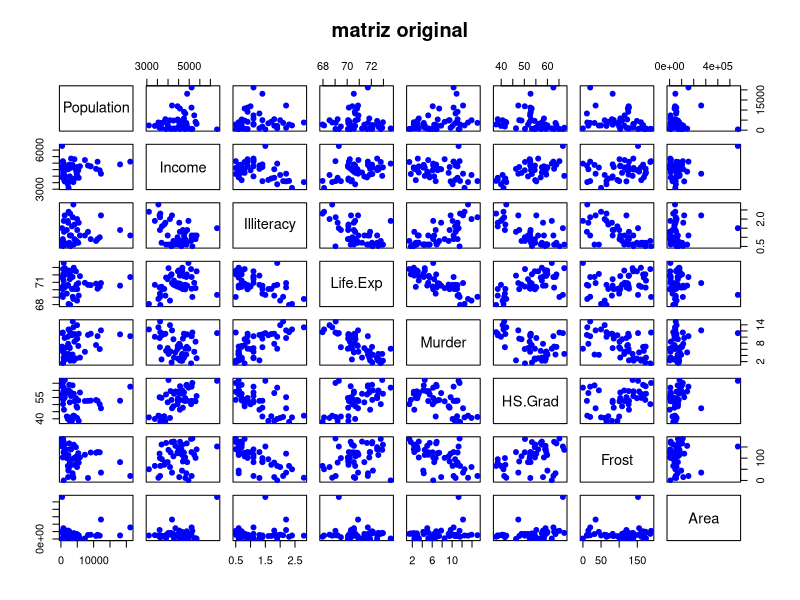
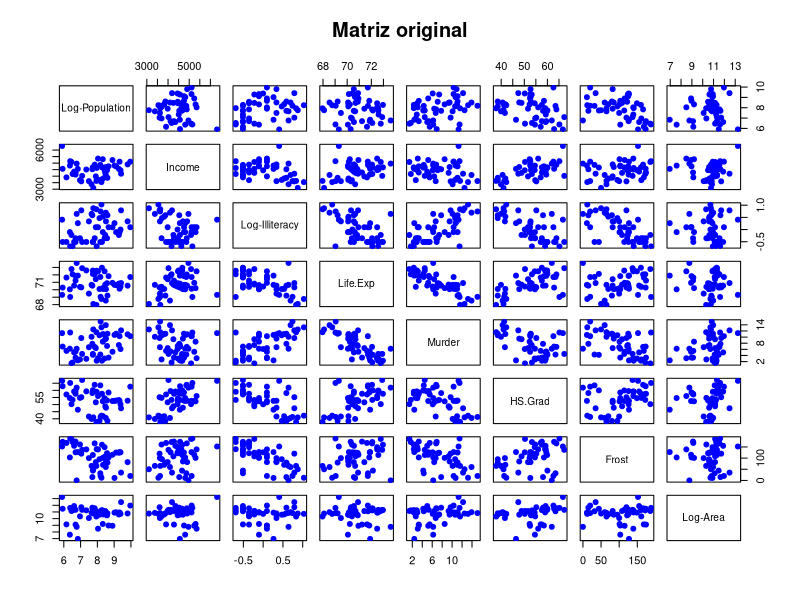
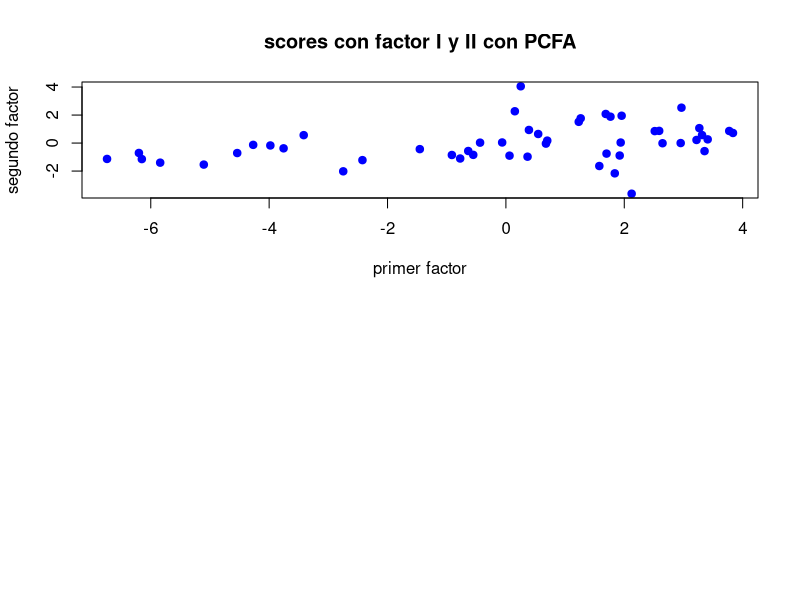

R code for these plots, in order:

#_____________ ANALISIS FACTORIAL________

#1.- Lectura de la matriz de datos
x<-as.data.frame(state.x77)

#2.- Quitar los espacios de los nombres
colnames(x)[4]="Life.Exp"
colnames(x)[6]= "HS.Grad"

#3.- Separa n (estados) y p (variables)

n<-dim(x)[1]
p<-dim(x)[2]

#4.- Generacion de un scarter plot para la
# visualización de variables originales
pairs(x, col="blue", pch=19, main="matriz original")

#---------------------------------
#   Transformación de alguna varibles
#----------------------------------

#1.- Aplicamos logaritmo para las columnas 1,3 y 8
x[,1]<-log(x[,1])
colnames(x)[1]<-"Log-Population"

x[,3]<-log(x[,3])
colnames(x)[3]<-"Log-Illiteracy"

x[,8]<-log(x[,8])
colnames(x)[8]<-"Log-Area"

pairs(x,col="blue", pch=19, main="Matriz original")

# Nota: Como las variables tiene diferentes unidades
# de medida, se va a implementar la matriz de
# correlaciones para estimar la matriz de carga

#-------------------------------------
#   Reduccion de la dimensionalidad 
#  Análsis Factorial de componentes principales (PCFA)
#-----------------------------------

#1.- Calcular la matriz de medias y de correlaciones
mu<-colMeans(x)
mu

R<-cor(x)
R
# 2.- Reducción de la dimensionalidad mediante
# Análisis factorial de componentes principales.

# 1.- Calcular los valores y vectores propios.
eR<-eigen(R)

# 2.- Valores propios
eigen.val<-eR$values

# 3.- Vectores propios
eigen.vec<-eR$vectors

# 4.- Calcular la proporcion de variabilidad
prop.var<-eigen.val/sum(eigen.val)

# 5.- Calcular la proporcion de variabilidad acumulada
prop.var.acum<-cumsum(eigen.val)/sum(eigen.val)

#-------------------------------
# Estimacion de la matriz de carga
#---------------------------------

# Nota: se estima la matriz de carga usando los 
# autovalores y autovectores.
# se aplica la rotación varimax

# Primera estimación de Lamda mayuscula
# se calcula multiplicando la matriz de los 
# 3 primeros autovectores por la matriz diagonal
# formada por la raiz cuadrada de los primeros
# 3 autovalores.

L.est.1<-eigen.vec[,1:3] %*% diag(sqrt(eigen.val[1:3]))

# Rotación varimax
L.est.1.var<-varimax(L.est.1)

#----------------------------
# Estimación de la matriz de los errores
#-----------------------------

#1.- Estimación de la matriz de perturbaciones
Psi.est.1<-diag(diag(R-as.matrix(L.est.1.var$loadings)%*% t(as.matrix(L.est.1.var$loadings))))

# 2.- Se utiliza el método Análisis de factor principal (PFA)
# para estimación de autovalores y autovectores
RP<-R-Psi.est.1

eRP<-eigen(RP)                

# Autovalores
eigen.val.RP<-eRP$values 

# Autovectores
eigen.vec.RP<-eRP$vectors

# Proporcion de variabilidad
prop.var.RP<-eigen.val.RP/ sum(eigen.val.RP)

# Proporcion de variabilidad acumulada
prop.var.RP.acum<-cumsum(eigen.val.RP)/ sum(eigen.val.RP)

# Estimación de la matriz de cargas
# con rotación varimax
L.est.2<-eigen.vec.RP[,1:3] %*% diag(sqrt(eigen.val.RP[1:3]))

# Rotacion varimax
L.est.2.var<-varimax(L.est.2)

# Estimación de la matriz de covarianzas de los errores.
Psi.est.2<-diag(diag(R-as.matrix(L.est.2.var$loadings)%*% t(as.matrix(L.est.2.var$loadings))))

#----------------------------
#   Obtencion de los scores de ambos métodos
#------------------------------

# PCFA
FS.est.1<-scale(x)%*% as.matrix(L.est.1.var$loadings)

# PFA
FS.est.2<-scale(x)%*% as.matrix (L.est.2.var$loadings)

# graficamos ambos scores
par(mfrow=c(2,1))
plot(FS.est.1[,1], FS.est.1[,2], xlab="primer factor",
     ylab="segundo factor", main="scores con factor I y II con PCFA",
     pch=19, col="blue")
